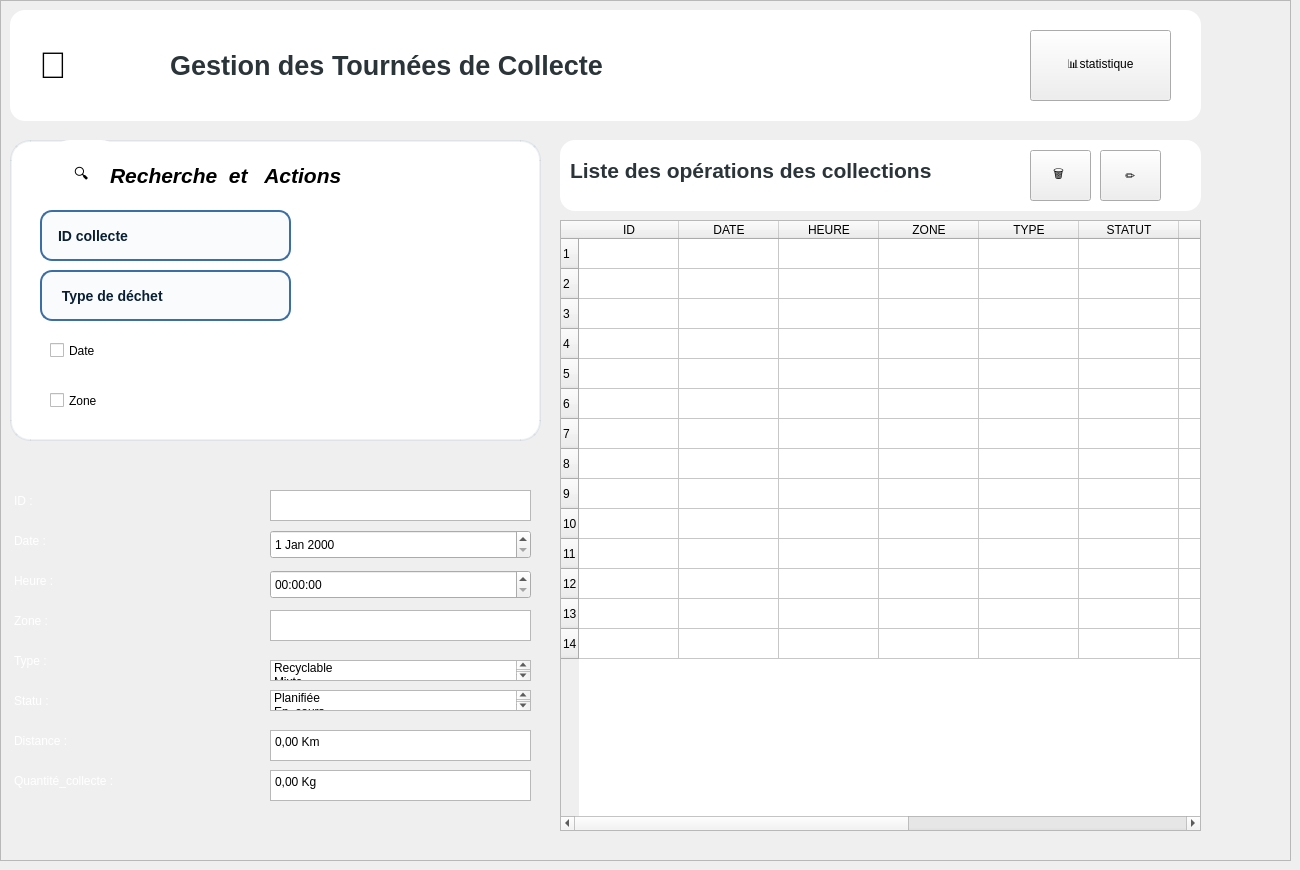
   <widget class="QWidget" name="page_5">
    <widget class="QFrame" name="frame_6">
     <property name="geometry">
      <rect>
       <x>0</x>
       <y>0</y>
       <width>1291</width>
       <height>861</height>
      </rect>
     </property>
     <property name="styleSheet">
      <string notr="true">background-color: qlineargradient(
    spread:pad,
    x1:0, y1:0,
    x2:0, y2:1,
    stop:0 #0A1F33,
    stop:0.5 #163A5F,
    stop:1 #274C77
);</string>
     </property>
     <property name="frameShape">
      <enum>QFrame::Shape::StyledPanel</enum>
     </property>
     <property name="frameShadow">
      <enum>QFrame::Shadow::Raised</enum>
     </property>
     <widget class="QFrame" name="frame_7">
      <property name="geometry">
       <rect>
        <x>10</x>
        <y>10</y>
        <width>1191</width>
        <height>111</height>
       </rect>
      </property>
      <property name="styleSheet">
       <string notr="true">QFrame {
    background-color: white;
    border-radius: 15px;
}
</string>
      </property>
      <property name="frameShape">
       <enum>QFrame::Shape::StyledPanel</enum>
      </property>
      <property name="frameShadow">
       <enum>QFrame::Shadow::Raised</enum>
      </property>
      <widget class="QWidget" name="widget_2" native="true">
       <property name="geometry">
        <rect>
         <x>10</x>
         <y>9</y>
         <width>100</width>
         <height>91</height>
        </rect>
       </property>
       <property name="styleSheet">
        <string notr="true">background-color: #2b6cb0;
border-radius: 16px;

    background: qlineargradient(x1:0, y1:0, x2:1, y2:1, stop:0 #E8F0F5, stop:1 #2C5F7C); /* bleu clair dégradé */</string>
       </property>
       <widget class="QLabel" name="label_12">
        <property name="geometry">
         <rect>
          <x>-10</x>
          <y>0</y>
          <width>121</width>
          <height>91</height>
         </rect>
        </property>
        <property name="font">
         <font>
          <pointsize>28</pointsize>
         </font>
        </property>
        <property name="styleSheet">
         <string notr="true">background: white;
border-radius: 20px;
padding: 20px;</string>
        </property>
        <property name="text">
         <string>🚛</string>
        </property>
       </widget>
      </widget>
      <widget class="QLabel" name="label_13">
       <property name="geometry">
        <rect>
         <x>160</x>
         <y>30</y>
         <width>521</width>
         <height>51</height>
        </rect>
       </property>
       <property name="styleSheet">
        <string notr="true">color: #2A3439;
</string>
       </property>
       <property name="text">
        <string>&lt;html&gt;&lt;head/&gt;&lt;body&gt;&lt;p&gt;&lt;span style=&quot; font-size:20pt; font-weight:700;&quot;&gt;Gestion des Tournées de Collecte&lt;/span&gt;&lt;/p&gt;&lt;/body&gt;&lt;/html&gt;</string>
       </property>
      </widget>
      <widget class="QPushButton" name="pushButton_52">
       <property name="geometry">
        <rect>
         <x>1020</x>
         <y>20</y>
         <width>141</width>
         <height>71</height>
        </rect>
       </property>
       <property name="font">
        <font>
         <italic>false</italic>
         <fontweight>DemiBold</fontweight>
        </font>
       </property>
       <property name="styleSheet">
        <string notr="true">QPushButton#pushButton_17 {
    background-color: qlineargradient(
        spread:pad,
        x1:0, y1:0,
        x2:0, y2:1,
        stop:0 #0A1F33,
        stop:0.5 #163A5F,
        stop:1 #274C77
    );
    color: white;
    border-radius: 12px;
    padding: 10px 20px;
    font-weight: 600;
    border: none;
}

/* HOVER */
QPushButton#pushButton_17:hover {
    background-color: qlineargradient(
        spread:pad,
        x1:0, y1:0,
        x2:0, y2:1,
        stop:0 #163A5F,
        stop:0.5 #274C77,
        stop:1 #3A6EA5
    );
}
QPushButton#btnAdd {
    font-size: 15px;
    padding: 12px 26px;
}

</string>
       </property>
       <property name="text">
        <string>📊statistique</string>
       </property>
      </widget>
     </widget>
     <widget class="QFrame" name="frame_19">
      <property name="geometry">
       <rect>
        <x>560</x>
        <y>140</y>
        <width>641</width>
        <height>71</height>
       </rect>
      </property>
      <property name="styleSheet">
       <string notr="true">QFrame {
    background-color: white;
    border-radius: 15px;
}

</string>
      </property>
      <property name="frameShape">
       <enum>QFrame::Shape::StyledPanel</enum>
      </property>
      <property name="frameShadow">
       <enum>QFrame::Shadow::Raised</enum>
      </property>
      <widget class="QLabel" name="label_15">
       <property name="geometry">
        <rect>
         <x>10</x>
         <y>10</y>
         <width>461</width>
         <height>41</height>
        </rect>
       </property>
       <property name="styleSheet">
        <string notr="true">color: #2A3439;
</string>
       </property>
       <property name="text">
        <string>&lt;html&gt;&lt;head/&gt;&lt;body&gt;&lt;p&gt;&lt;span style=&quot; font-size:16pt; font-weight:700;&quot;&gt;Liste des opérations des collections&lt;/span&gt;&lt;/p&gt;&lt;/body&gt;&lt;/html&gt;</string>
       </property>
      </widget>
      <widget class="QPushButton" name="pushButton_25">
       <property name="geometry">
        <rect>
         <x>470</x>
         <y>10</y>
         <width>61</width>
         <height>51</height>
        </rect>
       </property>
       <property name="styleSheet">
        <string notr="true">QPushButton#pushButton_17 {
    background-color: qlineargradient(
        spread:pad,
        x1:0, y1:0,
        x2:0, y2:1,
        stop:0 #0A1F33,
        stop:0.5 #163A5F,
        stop:1 #274C77;
  border-radius: 12px;
   border: none;
    border-radius: 14px;

    );
    color: white;
    border-radius: 12px;
    padding: 10px 20px;
    font-weight: 600;
    border: none;
  border-radius: 12px;
}

/* HOVER */
QPushButton#pushButton_17:hover {
    background-color: qlineargradient(
        spread:pad,
        x1:0, y1:0,
        x2:0, y2:1,
        stop:0 #163A5F,
        stop:0.5 #274C77,
        stop:1 #3A6EA5
    );
}
QPushButton#btnAdd {
    font-size: 15px;
    padding: 12px 26px;
   border: none;
    border-radius: 14px;

}

</string>
       </property>
       <property name="text">
        <string>🗑 </string>
       </property>
      </widget>
      <widget class="QPushButton" name="pushButton_26">
       <property name="geometry">
        <rect>
         <x>540</x>
         <y>10</y>
         <width>61</width>
         <height>51</height>
        </rect>
       </property>
       <property name="styleSheet">
        <string notr="true">QPushButton#pushButton_17 {
    background-color: qlineargradient(
        spread:pad,
        x1:0, y1:0,
        x2:0, y2:1,
        stop:0 #0A1F33,
        stop:0.5 #163A5F,
        stop:1 #274C77
    );
    color: white;
    border-radius: 12px;
    padding: 10px 20px;
    font-weight: 600;
    border: none;
}

/* HOVER */
QPushButton#pushButton_17:hover {
    background-color: qlineargradient(
        spread:pad,
        x1:0, y1:0,
        x2:0, y2:1,
        stop:0 #163A5F,
        stop:0.5 #274C77,
        stop:1 #3A6EA5
    );
}
QPushButton#btnAdd {
    font-size: 15px;
    padding: 12px 26px;
}

</string>
       </property>
       <property name="text">
        <string>✏️</string>
       </property>
      </widget>
     </widget>
     <widget class="QTableWidget" name="tableWidget_7">
      <property name="geometry">
       <rect>
        <x>560</x>
        <y>220</y>
        <width>641</width>
        <height>611</height>
       </rect>
      </property>
      <property name="styleSheet">
       <string notr="true"/>
      </property>
      <row/>
      <row/>
      <row/>
      <row/>
      <row/>
      <row/>
      <row/>
      <row/>
      <row/>
      <row/>
      <row/>
      <row/>
      <row/>
      <row/>
      <column>
       <property name="text">
        <string>ID</string>
       </property>
      </column>
      <column>
       <property name="text">
        <string>DATE</string>
       </property>
      </column>
      <column>
       <property name="text">
        <string>HEURE</string>
       </property>
      </column>
      <column>
       <property name="text">
        <string>ZONE</string>
       </property>
      </column>
      <column>
       <property name="text">
        <string>TYPE</string>
       </property>
      </column>
      <column>
       <property name="text">
        <string>STATUT</string>
       </property>
      </column>
      <column>
       <property name="text">
        <string>NB_PT</string>
       </property>
      </column>
      <column>
       <property name="text">
        <string>GPS</string>
       </property>
      </column>
      <column>
       <property name="text">
        <string>DISTANCE</string>
       </property>
      </column>
      <column>
       <property name="text">
        <string>CARB_CONS</string>
       </property>
      </column>
      <column>
       <property name="text">
        <string>OBSERVATIONS</string>
       </property>
      </column>
      <item row="5" column="0">
       <property name="text">
        <string/>
       </property>
      </item>
      <item row="5" column="1">
       <property name="text">
        <string/>
       </property>
      </item>
      <item row="5" column="2">
       <property name="text">
        <string/>
       </property>
      </item>
      <item row="5" column="3">
       <property name="text">
        <string/>
       </property>
      </item>
      <item row="5" column="4">
       <property name="text">
        <string/>
       </property>
      </item>
      <item row="5" column="5">
       <property name="text">
        <string/>
       </property>
      </item>
      <item row="6" column="0">
       <property name="text">
        <string/>
       </property>
      </item>
      <item row="6" column="1">
       <property name="text">
        <string/>
       </property>
      </item>
      <item row="6" column="2">
       <property name="text">
        <string/>
       </property>
      </item>
      <item row="6" column="3">
       <property name="text">
        <string/>
       </property>
      </item>
      <item row="6" column="4">
       <property name="text">
        <string/>
       </property>
      </item>
      <item row="6" column="5">
       <property name="text">
        <string/>
       </property>
      </item>
     </widget>
     <widget class="QWidget" name="stat3" native="true">
      <property name="geometry">
       <rect>
        <x>10</x>
        <y>140</y>
        <width>531</width>
        <height>301</height>
       </rect>
      </property>
      <property name="styleSheet">
       <string notr="true">QWidget#stat3
 {
    background-color: #FFFFFF; /* fond blanc */
    border-radius: 20px;       /* coins arrondis */
    border: 2px solid rgba(44, 95, 124, 0.08); /* bord gris clair */
}
</string>
      </property>
      <widget class="QLabel" name="label_16">
       <property name="geometry">
        <rect>
         <x>100</x>
         <y>10</y>
         <width>361</width>
         <height>51</height>
        </rect>
       </property>
       <property name="font">
        <font>
         <pointsize>16</pointsize>
         <italic>true</italic>
         <bold>true</bold>
        </font>
       </property>
       <property name="styleSheet">
        <string notr="true">background-color: #FFFFFF; /* fond blanc */
         

color: #2A3439;\n</string>
       </property>
       <property name="text">
        <string>Recherche  et   Actions</string>
       </property>
      </widget>
      <widget class="QPushButton" name="pushButton_28">
       <property name="geometry">
        <rect>
         <x>360</x>
         <y>220</y>
         <width>161</width>
         <height>71</height>
        </rect>
       </property>
       <property name="font">
        <font>
         <pointsize>-1</pointsize>
         <italic>false</italic>
         <fontweight>DemiBold</fontweight>
        </font>
       </property>
       <property name="styleSheet">
        <string notr="true">QPushButton {
    background-color: qlineargradient(
        x1:0, y1:0,
        x2:0, y2:1,
        stop:0 #2C5F7C,
        stop:0.5 #3A6EA5,
        stop:1 #1B3A57
    );

    color: white;
    font-size: 14px;
    font-weight: 600;

    border: none;
    border-radius: 14px;

    padding: 10px 22px;
}

/* ✨ HOVER : lumière douce */
QPushButton:hover {
    background-color: qlineargradient(
        x1:0, y1:0,
        x2:0, y2:1,
        stop:0 #3A6EA5,
        stop:0.5 #4A86C5,
        stop:1 #2C5F7C
    );
}

/* 🔘 CLICK (pressed) */
QPushButton:pressed {
    background-color: qlineargradient(
        x1:0, y1:0,
        x2:0, y2:1,
        stop:0 #1B3A57,
        stop:1 #2C5F7C
    );
}

/* 🚫 Désactivé */
QPushButton:disabled {
    background-color: #C8D3DF;
    color: #6E7F91;
}
</string>
       </property>
       <property name="text">
        <string>Trier</string>
       </property>
      </widget>
      <widget class="QPushButton" name="pushButton_29">
       <property name="geometry">
        <rect>
         <x>360</x>
         <y>60</y>
         <width>161</width>
         <height>71</height>
        </rect>
       </property>
       <property name="font">
        <font>
         <pointsize>-1</pointsize>
         <italic>false</italic>
         <fontweight>DemiBold</fontweight>
        </font>
       </property>
       <property name="styleSheet">
        <string notr="true">QPushButton {
    background-color: qlineargradient(
        x1:0, y1:0,
        x2:0, y2:1,
        stop:0 #2C5F7C,
        stop:0.5 #3A6EA5,
        stop:1 #1B3A57
    );

    color: white;
    font-size: 14px;
    font-weight: 600;

    border: none;
    border-radius: 14px;

    padding: 10px 22px;
}

/* ✨ HOVER : lumière douce */
QPushButton:hover {
    background-color: qlineargradient(
        x1:0, y1:0,
        x2:0, y2:1,
        stop:0 #3A6EA5,
        stop:0.5 #4A86C5,
        stop:1 #2C5F7C
    );
}

/* 🔘 CLICK (pressed) */
QPushButton:pressed {
    background-color: qlineargradient(
        x1:0, y1:0,
        x2:0, y2:1,
        stop:0 #1B3A57,
        stop:1 #2C5F7C
    );
}

/* 🚫 Désactivé */
QPushButton:disabled {
    background-color: #C8D3DF;
    color: #6E7F91;
}
</string>
       </property>
       <property name="text">
        <string>Recherche</string>
       </property>
      </widget>
      <widget class="QPushButton" name="pushButton_32">
       <property name="geometry">
        <rect>
         <x>360</x>
         <y>140</y>
         <width>161</width>
         <height>71</height>
        </rect>
       </property>
       <property name="font">
        <font>
         <pointsize>-1</pointsize>
         <italic>false</italic>
         <fontweight>DemiBold</fontweight>
        </font>
       </property>
       <property name="styleSheet">
        <string notr="true">QPushButton {
    background-color: qlineargradient(
        x1:0, y1:0,
        x2:0, y2:1,
        stop:0 #2C5F7C,
        stop:0.5 #3A6EA5,
        stop:1 #1B3A57
    );

    color: white;
    font-size: 14px;
    font-weight: 600;

    border: none;
    border-radius: 14px;

    padding: 10px 22px;
}

/* ✨ HOVER : lumière douce */
QPushButton:hover {
    background-color: qlineargradient(
        x1:0, y1:0,
        x2:0, y2:1,
        stop:0 #3A6EA5,
        stop:0.5 #4A86C5,
        stop:1 #2C5F7C
    );
}

/* 🔘 CLICK (pressed) */
QPushButton:pressed {
    background-color: qlineargradient(
        x1:0, y1:0,
        x2:0, y2:1,
        stop:0 #1B3A57,
        stop:1 #2C5F7C
    );
}

/* 🚫 Désactivé */
QPushButton:disabled {
    background-color: #C8D3DF;
    color: #6E7F91;
}
</string>
       </property>
       <property name="text">
        <string>Exporter en PDF</string>
       </property>
      </widget>
      <widget class="QLineEdit" name="lineEdit_20">
       <property name="geometry">
        <rect>
         <x>30</x>
         <y>70</y>
         <width>251</width>
         <height>51</height>
        </rect>
       </property>
       <property name="font">
        <font>
         <pointsize>-1</pointsize>
         <fontweight>Medium</fontweight>
        </font>
       </property>
       <property name="styleSheet">
        <string notr="true">QLineEdit {
    background-color: #F9FBFD;          /* fond clair élégant */
    border: 2px solid #3A6EA5;           /* bleu marine clair */
    border-radius: 12px;
    padding: 10px 14px;
    color: #0A1F33;                      /* texte bleu marine foncé */
    font-size: 14px;
    font-weight: 500;
}

/* Quand le champ est sélectionné */
QLineEdit:focus {
    background-color: white;
    border: 2px solid #1E3A5F;           /* focus plus foncé */
}

/* Hover */
QLineEdit:hover {
    border: 2px solid #2F5D8A;
}
</string>
       </property>
       <property name="text">
        <string>ID collecte</string>
       </property>
      </widget>
      <widget class="QLabel" name="label_71">
       <property name="geometry">
        <rect>
         <x>40</x>
         <y>0</y>
         <width>71</width>
         <height>71</height>
        </rect>
       </property>
       <property name="font">
        <font>
         <pointsize>11</pointsize>
        </font>
       </property>
       <property name="styleSheet">
        <string notr="true">background: white;
border-radius: 20px;
padding: 20px;</string>
       </property>
       <property name="text">
        <string>🔍</string>
       </property>
      </widget>
      <widget class="QLineEdit" name="lineEdit_21">
       <property name="geometry">
        <rect>
         <x>30</x>
         <y>130</y>
         <width>251</width>
         <height>51</height>
        </rect>
       </property>
       <property name="font">
        <font>
         <pointsize>-1</pointsize>
         <fontweight>Medium</fontweight>
        </font>
       </property>
       <property name="styleSheet">
        <string notr="true">QLineEdit {
    background-color: #F9FBFD;          /* fond clair élégant */
    border: 2px solid #3A6EA5;           /* bleu marine clair */
    border-radius: 12px;
    padding: 10px 14px;
    color: #0A1F33;                      /* texte bleu marine foncé */
    font-size: 14px;
    font-weight: 500;
}

/* Quand le champ est sélectionné */
QLineEdit:focus {
    background-color: white;
    border: 2px solid #1E3A5F;           /* focus plus foncé */
}

/* Hover */
QLineEdit:hover {
    border: 2px solid #2F5D8A;
}
</string>
       </property>
       <property name="text">
        <string> Type de déchet</string>
       </property>
      </widget>
      <widget class="QCheckBox" name="checkBox">
       <property name="geometry">
        <rect>
         <x>40</x>
         <y>190</y>
         <width>81</width>
         <height>41</height>
        </rect>
       </property>
       <property name="styleSheet">
        <string notr="true">
color: #2A3439;\n

;
border: 0px;
outline: 0;
background: transparent;
</string>
       </property>
       <property name="text">
        <string>Date</string>
       </property>
      </widget>
      <widget class="QCheckBox" name="checkBox_2">
       <property name="geometry">
        <rect>
         <x>40</x>
         <y>240</y>
         <width>81</width>
         <height>41</height>
        </rect>
       </property>
       <property name="styleSheet">
        <string notr="true">color: #2A3439;\n
;
border: 0px;
outline: 0;
background: transparent;
</string>
       </property>
       <property name="text">
        <string>Zone</string>
       </property>
      </widget>
      <zorder>label_71</zorder>
      <zorder>label_16</zorder>
      <zorder>pushButton_28</zorder>
      <zorder>pushButton_29</zorder>
      <zorder>pushButton_32</zorder>
      <zorder>lineEdit_20</zorder>
      <zorder>lineEdit_21</zorder>
      <zorder>checkBox</zorder>
      <zorder>checkBox_2</zorder>
     </widget>
     <widget class="QGraphicsView" name="graphicsView">
      <property name="geometry">
       <rect>
        <x>10</x>
        <y>480</y>
        <width>531</width>
        <height>351</height>
       </rect>
      </property>
      <property name="styleSheet">
       <string notr="true">
color: white;

;
border: 0px;
outline: 0;
background: transparent;
</string>
      </property>
     </widget>
     <widget class="QPlainTextEdit" name="plainTextEdit_2">
      <property name="geometry">
       <rect>
        <x>10</x>
        <y>490</y>
        <width>41</width>
        <height>31</height>
       </rect>
      </property>
      <property name="styleSheet">
       <string notr="true">
color: white;

;
border: 0px;
outline: 0;
background: transparent;

</string>
      </property>
      <property name="plainText">
       <string>ID :</string>
      </property>
     </widget>
     <widget class="QPlainTextEdit" name="plainTextEdit_3">
      <property name="geometry">
       <rect>
        <x>10</x>
        <y>530</y>
        <width>51</width>
        <height>31</height>
       </rect>
      </property>
      <property name="styleSheet">
       <string notr="true">
color: white;

;
border: 0px;
outline: 0;
background: transparent;
</string>
      </property>
      <property name="plainText">
       <string>Date :</string>
      </property>
     </widget>
     <widget class="QPlainTextEdit" name="plainTextEdit_4">
      <property name="geometry">
       <rect>
        <x>10</x>
        <y>570</y>
        <width>61</width>
        <height>31</height>
       </rect>
      </property>
      <property name="styleSheet">
       <string notr="true">
color: white;

;
border: 0px;
outline: 0;
background: transparent;
</string>
      </property>
      <property name="plainText">
       <string>Heure :</string>
      </property>
     </widget>
     <widget class="QPlainTextEdit" name="plainTextEdit_5">
      <property name="geometry">
       <rect>
        <x>10</x>
        <y>610</y>
        <width>51</width>
        <height>31</height>
       </rect>
      </property>
      <property name="styleSheet">
       <string notr="true">
color: white;

;
border: 0px;
outline: 0;
background: transparent;
</string>
      </property>
      <property name="plainText">
       <string>Zone :</string>
      </property>
     </widget>
     <widget class="QPlainTextEdit" name="plainTextEdit_6">
      <property name="geometry">
       <rect>
        <x>10</x>
        <y>650</y>
        <width>51</width>
        <height>31</height>
       </rect>
      </property>
      <property name="styleSheet">
       <string notr="true">
color: white;

;
border: 0px;
outline: 0;
background: transparent;
</string>
      </property>
      <property name="plainText">
       <string>Type :</string>
      </property>
     </widget>
     <widget class="QPlainTextEdit" name="plainTextEdit_7">
      <property name="geometry">
       <rect>
        <x>10</x>
        <y>690</y>
        <width>51</width>
        <height>31</height>
       </rect>
      </property>
      <property name="styleSheet">
       <string notr="true">
color: white;

;
border: 0px;
outline: 0;
background: transparent;
</string>
      </property>
      <property name="plainText">
       <string>Statu :</string>
      </property>
     </widget>
     <widget class="QPlainTextEdit" name="plainTextEdit_8">
      <property name="geometry">
       <rect>
        <x>10</x>
        <y>730</y>
        <width>81</width>
        <height>31</height>
       </rect>
      </property>
      <property name="styleSheet">
       <string notr="true">
color: white;

;
border: 0px;
outline: 0;
background: transparent;
</string>
      </property>
      <property name="plainText">
       <string>Distance :</string>
      </property>
     </widget>
     <widget class="QListWidget" name="listWidget">
      <property name="geometry">
       <rect>
        <x>270</x>
        <y>690</y>
        <width>261</width>
        <height>21</height>
       </rect>
      </property>
      <item>
       <property name="text">
        <string>Planifiée</string>
       </property>
      </item>
      <item>
       <property name="text">
        <string>En_cours</string>
       </property>
      </item>
      <item>
       <property name="text">
        <string>Terminée</string>
       </property>
      </item>
      <item>
       <property name="text">
        <string>Annulée</string>
       </property>
      </item>
     </widget>
     <widget class="QListWidget" name="listWidget_3">
      <property name="geometry">
       <rect>
        <x>270</x>
        <y>660</y>
        <width>261</width>
        <height>21</height>
       </rect>
      </property>
      <item>
       <property name="text">
        <string>Recyclable</string>
       </property>
      </item>
      <item>
       <property name="text">
        <string>Mixte</string>
       </property>
      </item>
      <item>
       <property name="text">
        <string>Organique</string>
       </property>
      </item>
      <item>
       <property name="text">
        <string>Nouvel élément</string>
       </property>
      </item>
      <item>
       <property name="text">
        <string>Industriel</string>
       </property>
      </item>
     </widget>
     <widget class="QPlainTextEdit" name="plainTextEdit_9">
      <property name="geometry">
       <rect>
        <x>10</x>
        <y>770</y>
        <width>141</width>
        <height>31</height>
       </rect>
      </property>
      <property name="styleSheet">
       <string notr="true">
color: white;

;
border: 0px;
outline: 0;
background: transparent;
</string>
      </property>
      <property name="plainText">
       <string>Quantité_collecte :</string>
      </property>
     </widget>
     <widget class="QPlainTextEdit" name="plainTextEdit_10">
      <property name="geometry">
       <rect>
        <x>270</x>
        <y>490</y>
        <width>261</width>
        <height>31</height>
       </rect>
      </property>
      <property name="plainText">
       <string/>
      </property>
     </widget>
     <widget class="QDateEdit" name="dateEdit_5">
      <property name="geometry">
       <rect>
        <x>270</x>
        <y>530</y>
        <width>261</width>
        <height>29</height>
       </rect>
      </property>
     </widget>
     <widget class="QTimeEdit" name="timeEdit">
      <property name="geometry">
       <rect>
        <x>270</x>
        <y>570</y>
        <width>261</width>
        <height>29</height>
       </rect>
      </property>
     </widget>
     <widget class="QPlainTextEdit" name="plainTextEdit_11">
      <property name="geometry">
       <rect>
        <x>270</x>
        <y>610</y>
        <width>261</width>
        <height>31</height>
       </rect>
      </property>
      <property name="plainText">
       <string/>
      </property>
     </widget>
     <widget class="QPlainTextEdit" name="plainTextEdit_12">
      <property name="geometry">
       <rect>
        <x>270</x>
        <y>730</y>
        <width>261</width>
        <height>31</height>
       </rect>
      </property>
      <property name="plainText">
       <string>0,00 Km</string>
      </property>
     </widget>
     <widget class="QPlainTextEdit" name="plainTextEdit_13">
      <property name="geometry">
       <rect>
        <x>270</x>
        <y>770</y>
        <width>261</width>
        <height>31</height>
       </rect>
      </property>
      <property name="plainText">
       <string>0,00 Kg</string>
      </property>
     </widget>
    </widget>
   </widget>
